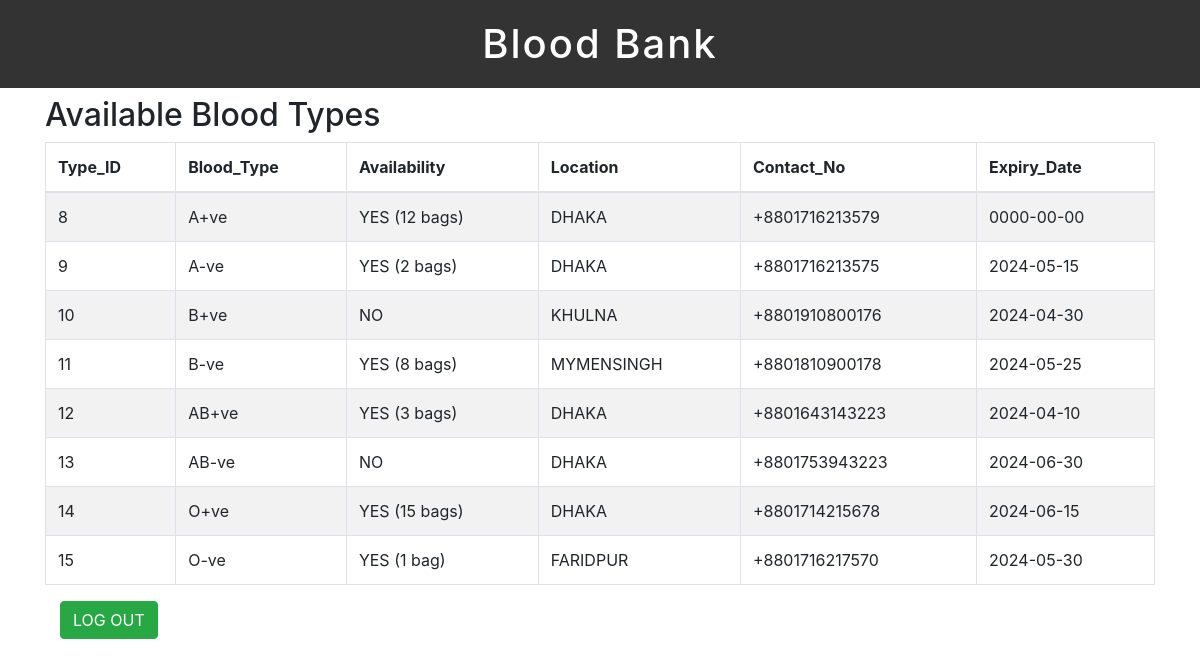
The app's page /LOGIN_SYSTEM/bb/index2.php with its own data.
### LOGIN_SYSTEM/bb/index2.php (the view, shortened to what this page needs)
<?php
include('header.php');
include('dbcon.php');
?>
<h2>Available Blood Types</h2>
<table class="table table-hover table-bordered table-striped">
  <thead>
    <tr>
      <th>Type_ID</th>
      <th>Blood_Type</th>
      <th>Availability</th>
      <th>Location</th>
      <th>Contact_No</th>
      <th>Expiry_Date</th>
    </tr>
  </thead>
  <tbody>
    <?php
    $query = "SELECT * FROM `blood bank`";
    $result = mysqli_query($connection, $query);
    if (!$result) {
      echo "Error retrieving data: " . mysqli_error($connection);
    } else {
      while ($row = mysqli_fetch_assoc($result)) {
        $escapedBlood_Type = htmlspecialchars($row["Blood_Type"]);
        $escapedAvailability = htmlspecialchars($row["Availability"]);
        $escapedLocation = htmlspecialchars($row["Location"]);
        $escapedContact_No = htmlspecialchars($row["Contact_No"]);
        $escapedExpiry_Date = htmlspecialchars($row["Expiry_Date"]);
        ?>
        <tr>
          <td><?php echo $row["TYPE_ID"]; ?></td>
          <td><?php echo $escapedBlood_Type; ?></td>
          <td><?php echo $escapedAvailability; ?></td>
          <td><?php echo $escapedLocation; ?></td>
          <td><?php echo $escapedContact_No; ?></td>
          <td><?php echo $escapedExpiry_Date; ?></td>
        </tr>
        <?php
      }
    }
    ?>
  </tbody>
</table>
<div class="container">
        <form class="form" action="http://localhost/LOGIN_SYSTEM/index.php" method="post">
            <div class="form-group">
                <input type="SUBMIT" name="log_out" value="LOG OUT" class="btn btn-success" >
            </div>
        </form>
</div>
<?php
include('footer.php');
?>

### records on screen
blood bank: TYPE_ID "8", Blood_Type "A+ve", Availability "YES (12 bags)", Location "DHAKA", Contact_No "+8801716213579", Expiry_Date "0000-00-00"
blood bank: TYPE_ID "9", Blood_Type "A-ve", Availability "YES (2 bags)", Location "DHAKA", Contact_No "+8801716213575", Expiry_Date "2024-05-15"
blood bank: TYPE_ID "10", Blood_Type "B+ve", Availability "NO", Location "KHULNA", Contact_No "+8801910800176", Expiry_Date "2024-04-30"
blood bank: TYPE_ID "11", Blood_Type "B-ve", Availability "YES (8 bags)", Location "MYMENSINGH", Contact_No "+8801810900178", Expiry_Date "2024-05-25"
blood bank: TYPE_ID "12", Blood_Type "AB+ve", Availability "YES (3 bags)", Location "DHAKA", Contact_No "+8801643143223", Expiry_Date "2024-04-10"
blood bank: TYPE_ID "13", Blood_Type "AB-ve", Availability "NO", Location "DHAKA", Contact_No "+8801753943223", Expiry_Date "2024-06-30"
blood bank: TYPE_ID "14", Blood_Type "O+ve", Availability "YES (15 bags)", Location "DHAKA", Contact_No "+8801714215678", Expiry_Date "2024-06-15"
blood bank: TYPE_ID "15", Blood_Type "O-ve", Availability "YES (1 bag)", Location "FARIDPUR", Contact_No "+8801716217570", Expiry_Date "2024-05-30"
